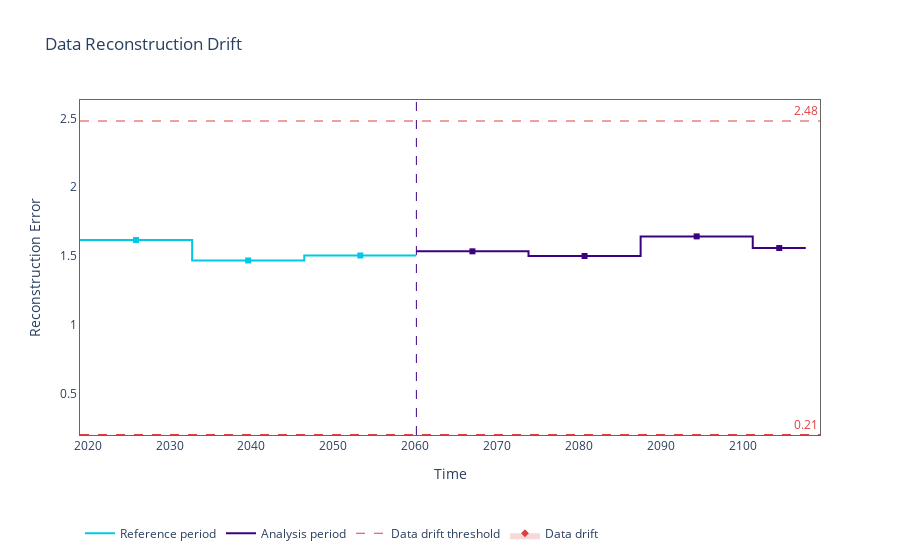

The notebook cell saved with this chart:
### Code cell
# lets look at data drift 

# Let's initialize the object that will perform Data Reconstruction with PCA
# Let's use a chunk size of 5000 data points to create our drift statistics
rcerror_calculator = nml.DataReconstructionDriftCalculator(model_metadata=metadata, chunk_size=5000)
rcerror_calculator = rcerror_calculator.fit(reference_data=reference)
# let's see RC error statistics for all available data
data = pd.concat([reference, analysis], ignore_index=True)
rcerror_results = rcerror_calculator.calculate(data=data)

from sklearn.impute import SimpleImputer

# Let's initialize the object that will perform Data Reconstruction with PCA
rcerror_calculator = nml.DataReconstructionDriftCalculator(
    model_metadata=metadata,
    chunk_size=5000,
#     imputer_categorical=SimpleImputer(strategy='constant', fill_value='missing'),
#     imputer_continuous=SimpleImputer(strategy='median')
) 
# --> doesnt work if I dont remove the imputer but I dont need it anyway since I dont have missing vals

# NannyML compares drift versus the full reference dataset.
rcerror_calculator.fit(reference_data=reference)
# let's see RC error statistics for all available data
rcerror_results = rcerror_calculator.calculate(data=data)

# We use the data property of the results class to view the relevant data.
display(rcerror_results.data)

figure = rcerror_results.plot(kind='drift')
figure.show()

### Figure 1 — Plotly figure (JSON) as saved in the notebook; plotly's stock layout.template omitted (floating-point values rounded to 4 significant figures)
{"data": [{"hoverinfo": "skip", "legendgroup": "1", "line": {"color": "#00c8e5", "shape": "hv", "width": 2}, "mode": "lines", "name": "Reference period", "type": "scatter", "x": ["2019-01-27T00:00:00", "2032-10-05T00:00:00", "2046-06-14T00:00:00", "2060-02-20T00:00:00"], "y": [1.617, 1.469, 1.505, 1.505]}, {"hoverinfo": "skip", "legendgroup": "1", "line": {"color": "#3b0280", "shape": "hv", "width": 2}, "mode": "lines", "name": "Analysis period", "type": "scatter", "x": ["2060-02-21T00:00:00", "2073-10-30T00:00:00", "2087-07-09T00:00:00", "2101-03-18T00:00:00", "2107-09-06T00:00:00"], "y": [1.535, 1.501, 1.644, 1.559, 1.559]}, {"customdata": [["[0:4999]", "Jan-27-2019", "Oct-04-2032", "1.6173", "<b style=\"color:#00c8e5;line-height:60px\">Reference</b>", "", ""], ["[5000:9999]", "Oct-05-2032", "Jun-13-2046", "1.4687", "<b style=\"color:#00c8e5;line-height:60px\">Reference</b>", "", ""], ["[10000:14999]", "Jun-14-2046", "Feb-20-2060", "1.5050", "<b style=\"color:#00c8e5;line-height:60px\">Reference</b>", "", ""]], "hovertemplate": "%{customdata[4]} &nbsp; &nbsp; <span style=\"color:#AD0000\">%{customdata[5]}</span><br>Chunk: <b>%{customdata[0]}</b> &nbsp; &nbsp; From <b>%{customdata[1]}</b> to <b>%{customdata[2]}</b> &nbsp; &nbsp; <br>Reconstruction error: <b>%{customdata[3]}</b>  &nbsp; &nbsp; %{customdata[6]} <extra></extra>", "marker": {"color": "#00c8e5", "size": 6, "symbol": "square"}, "mode": "markers", "name": "Reference", "showlegend": false, "type": "scatter", "x": ["2025-11-30T12:00:00", "2039-08-09T12:00:00", "2053-04-17T12:00:00"], "y": [1.617, 1.469, 1.505]}, {"customdata": [["[15000:19999]", "Feb-21-2060", "Oct-29-2073", "1.5353", "<b style=\"color:#3b0280;line-height:60px\">Analysis</b>", "", ""], ["[20000:24999]", "Oct-30-2073", "Jul-08-2087", "1.5011", "<b style=\"color:#3b0280;line-height:60px\">Analysis</b>", "", ""], ["[25000:29999]", "Jul-09-2087", "Mar-17-2101", "1.6436", "<b style=\"color:#3b0280;line-height:60px\">Analysis</b>", "", ""], ["[30000:32363]", "Mar-18-2101", "Sep-06-2107", "1.5591", "<b style=\"color:#3b0280;line-height:60px\">Analysis</b>", "", ""]], "hovertemplate": "%{customdata[4]} &nbsp; &nbsp; <span style=\"color:#AD0000\">%{customdata[5]}</span><br>Chunk: <b>%{customdata[0]}</b> &nbsp; &nbsp; From <b>%{customdata[1]}</b> to <b>%{customdata[2]}</b> &nbsp; &nbsp; <br>Reconstruction error: <b>%{customdata[3]}</b>  &nbsp; &nbsp; %{customdata[6]} <extra></extra>", "marker": {"color": "#3b0280", "size": 6, "symbol": "square"}, "mode": "markers", "name": "No data drift", "showlegend": false, "type": "scatter", "x": ["2066-12-25T12:00:00", "2080-09-02T12:00:00", "2094-05-12T12:00:00", "2104-06-11T12:00:00"], "y": [1.535, 1.501, 1.644, 1.559]}, {"customdata": [], "hovertemplate": "%{customdata[4]} &nbsp; &nbsp; <span style=\"color:#AD0000\">%{customdata[5]}</span><br>Chunk: <b>%{customdata[0]}</b> &nbsp; &nbsp; From <b>%{customdata[1]}</b> to <b>%{customdata[2]}</b> &nbsp; &nbsp; <br>Reconstruction error: <b>%{customdata[3]}</b>  &nbsp; &nbsp; %{customdata[6]} <extra></extra>", "marker": {"color": "#DD4040", "size": 6, "symbol": "diamond"}, "mode": "markers", "name": "Data drift", "showlegend": false, "type": "scatter", "x": [], "y": []}, {"legendgroup": "1", "line": {"color": "#DD4040", "dash": "dash", "width": 1}, "mode": "lines", "name": "Data drift threshold", "type": "scatter", "x": [[1764504000000000000], [4242628800000000000]], "y": [null, null]}, {"line": {"color": "rgba(0,0,0,0)"}, "mode": "lines", "showlegend": false, "type": "scatter", "x": [[1764504000000000000], [4242628800000000000]], "y": [null, null]}, {"fill": "tonexty", "fillcolor": "rgba(0.8666666666666667, 0.25098039215686274, 0.25098039215686274, 0.2)", "legendgroup": "1", "line": {"color": "rgba(0,0,0,0)"}, "marker": {"color": "#DD4040", "size": 6, "symbol": "diamond"}, "mode": "lines+markers", "name": "Data drift", "type": "scatter", "x": [[1764504000000000000], [4242628800000000000]], "y": [null, null]}], "layout": {"annotations": [{"font": {"color": "#DD4040"}, "showarrow": false, "text": "0.21", "x": 1, "xanchor": "right", "xref": "x domain", "y": 0.2058, "yanchor": "bottom", "yref": "y"}, {"font": {"color": "#DD4040"}, "showarrow": false, "text": "2.48", "x": 1, "xanchor": "right", "xref": "x domain", "y": 2.481, "yanchor": "bottom", "yref": "y"}], "hoverlabel": {"bgcolor": "white", "font": {"size": 14}}, "legend": {"itemclick": false, "itemdoubleclick": false, "orientation": "h", "traceorder": "normal", "x": 0, "xanchor": "left", "y": -0.25, "yanchor": "top"}, "paper_bgcolor": "rgba(255,255,255,1)", "plot_bgcolor": "rgba(255,255,255,1)", "shapes": [{"layer": "below", "line": {"color": "#DD4040", "dash": "dash", "width": 1}, "type": "line", "x0": 0, "x1": 1, "xref": "x domain", "y0": 0.2058, "y1": 0.2058, "yref": "y"}, {"layer": "below", "line": {"color": "#DD4040", "dash": "dash", "width": 1}, "type": "line", "x0": 0, "x1": 1, "xref": "x domain", "y0": 2.481, "y1": 2.481, "yref": "y"}, {"layer": "below", "line": {"color": "#3b0280", "dash": "dash", "width": 1}, "type": "line", "x0": "2060-02-21T00:00:00", "x1": "2060-02-21T00:00:00", "xref": "x", "y0": 0, "y1": 1, "yref": "y domain"}], "title": {"text": "Data Reconstruction Drift"}, "xaxis": {"linecolor": "#666666", "mirror": true, "showgrid": false, "title": {"text": "Time"}, "zeroline": false}, "yaxis": {"linecolor": "#666666", "mirror": true, "showgrid": false, "title": {"text": "Reconstruction Error"}, "zeroline": false}}}
